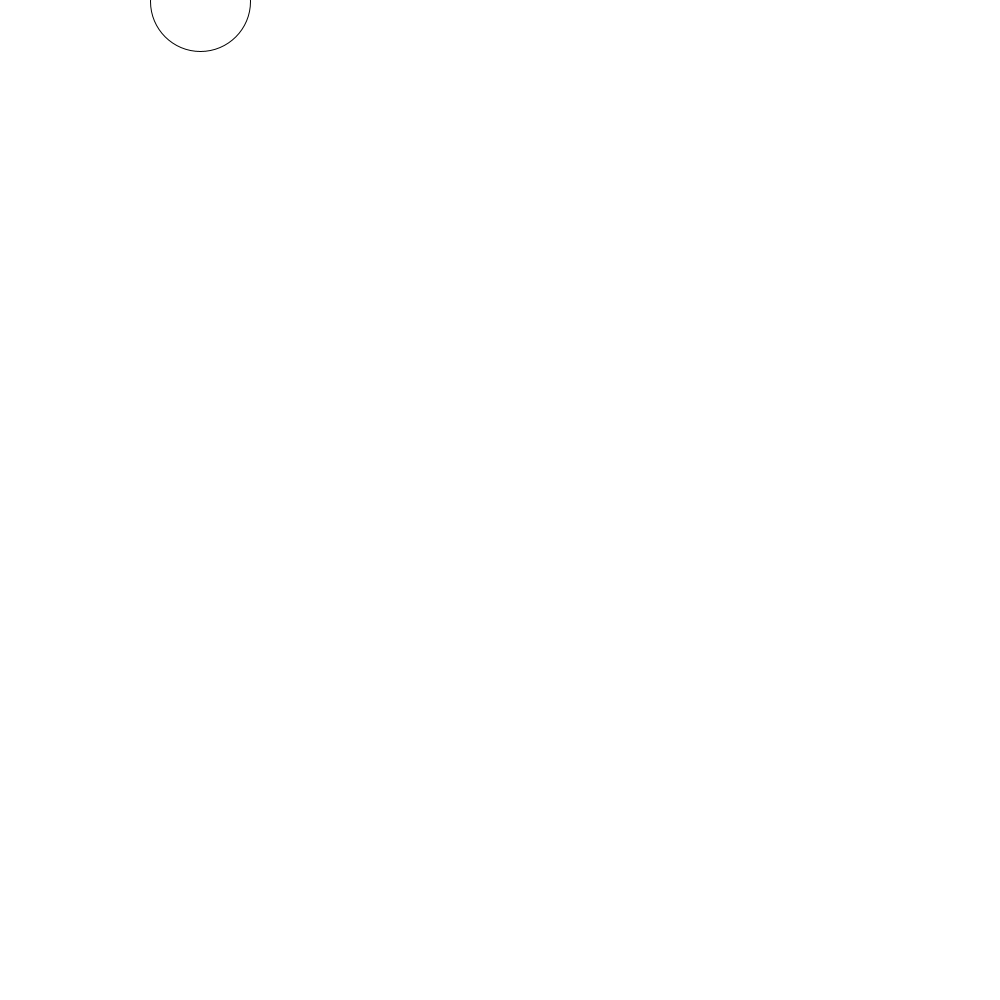
Frame 1 (no input)
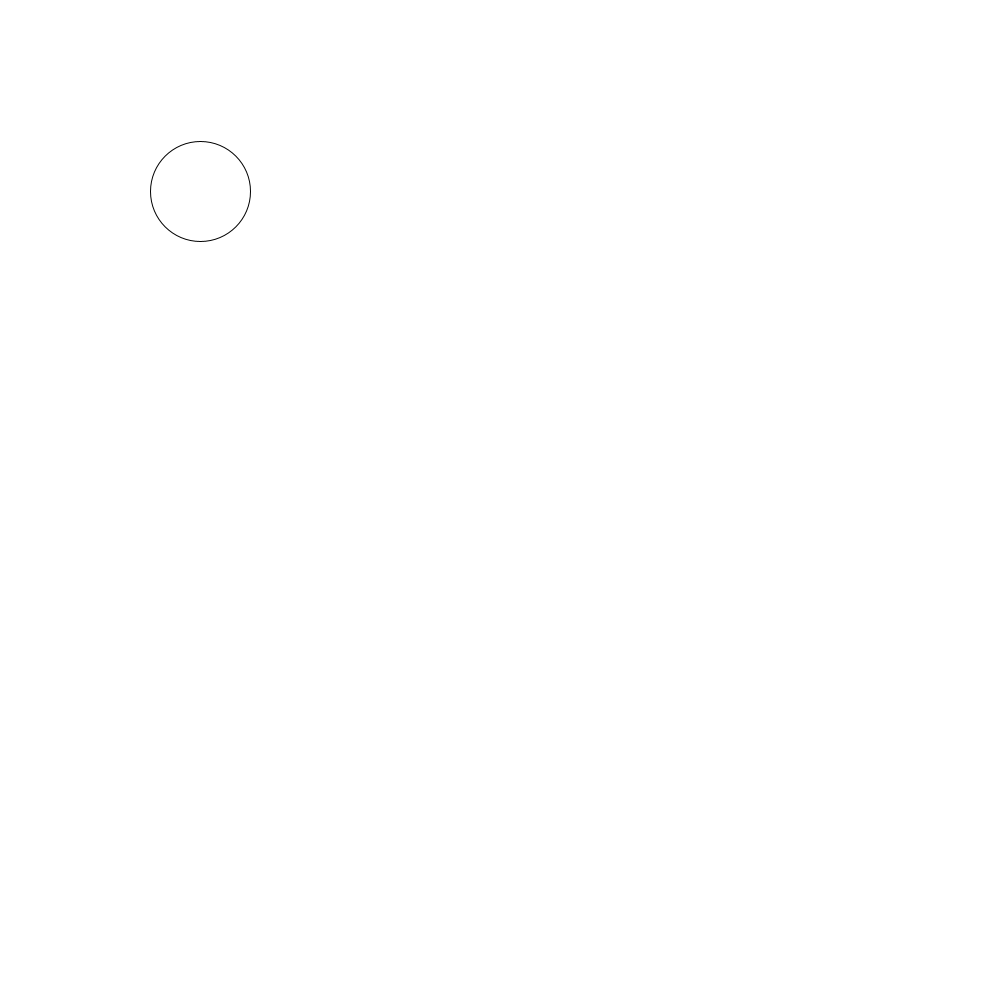
Frame 60 (the mouse pressed at the canvas centre just before this capture)
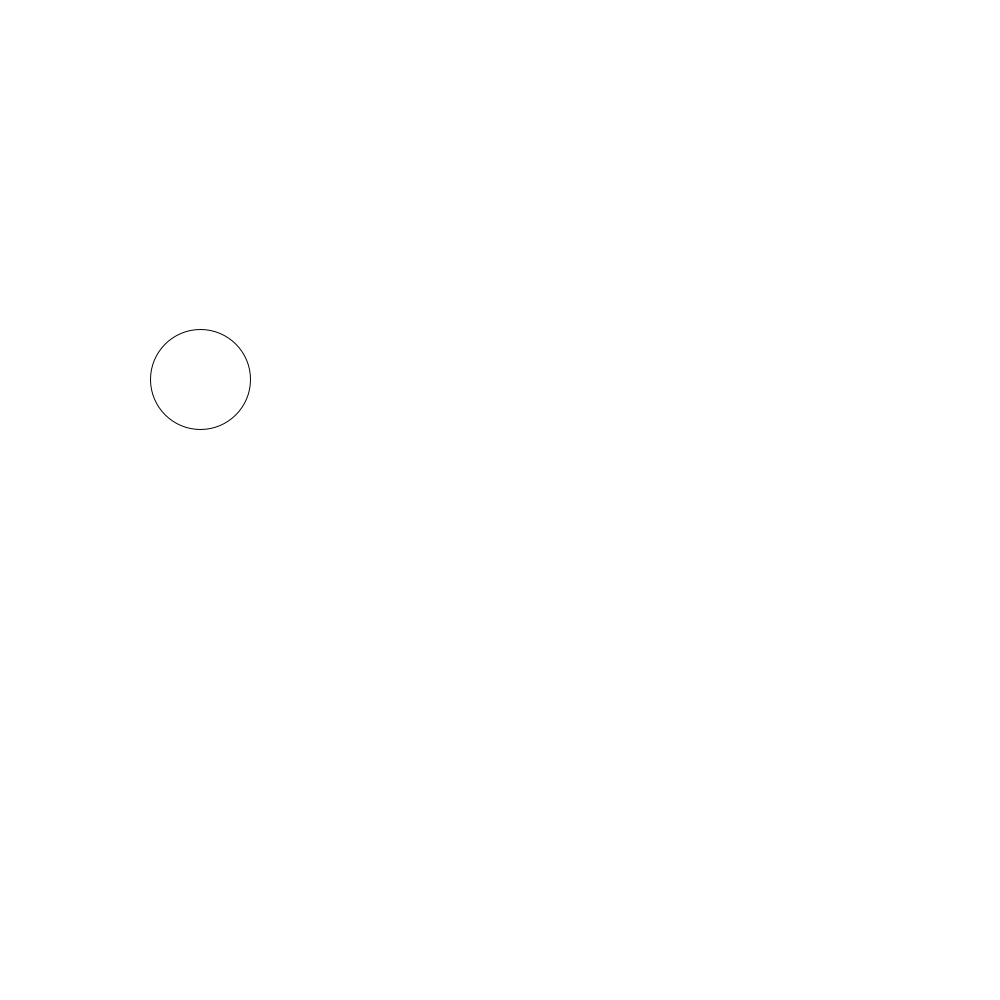
Frame 120 (the mouse held since frame 60 and released just before this capture)

The Processing sketch that drew these frames (run headless with seeded random() and noise(); from frame 60 on, the mouse is pressed at the canvas centre):

// Processing sketch: processingfun
// ── processingfun.pde
PGraphics pg;
//int x=0;
float dx=0;
float x=1;
float eWidth=100;
float eHeight=100;
float screenWidth=500;
float screenHeight=500;
float t=1;
void setup() {
   size(1000,1000);
   background(255,255,255);
   pg=createGraphics(500,500);
   
}

void draw() {
  if (x>1000) {
    x=100;
    t=0;
}
  background(255,255,255);
  float dt=1;
  float g=9.8;
  ellipse(screenWidth/2-eWidth/2, x, eWidth, eHeight);
  
  t+=dt;
  
  dx=((g*t)/x)*dt;
  x+=dx;
  
  
  
  
  
}
